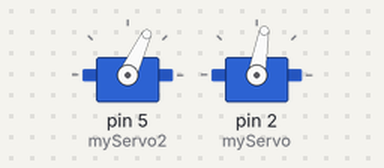
Bench run of a sketch on a simulated Arduino Uno, built with avr-gcc and run on an emulated ATmega328P. Parts: 2 × servo.

Above: at 0.4 s.
At 118.7 s:
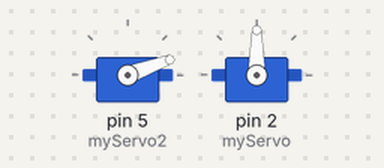
Timing chart, 0 to 120.2 s (numbered marks = the images above):
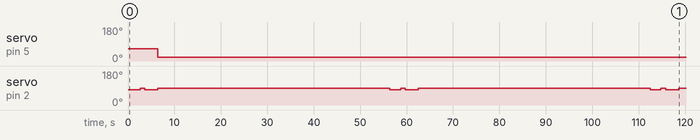

Measured:
- by itself, servo on pin 5 (myServo2): 65° → 20° at 6.4 s
- by itself, servo on pin 2 (myServo): repeats every 56.1 s: 80° 2.8 s, 90° 50.0 s, 80° 2.3 s, 90° 1.0 s

The sketch:

Final_Version.ino
```cpp
#include <Servo.h>

Servo myServo;
Servo myServo2;

void setup() {
  myServo2.attach(5);
  myServo2.write(65);
  delay(300); // Puts the mayor in the initial position
  myServo.attach(2);
}

void loop() {
  myServo.write(80);
  delay(2300); // Starts the pulley movement
  myServo.write(90);
  delay(1000); // Stops pulley movement mid-way, at this point the weapon has been removed and the pause allows it to settle behind the pulley support
  myServo.write(80);
  delay(2800); // Starts pulley movement, sends the character attached to the pulley to the end
  myServo2.write(20);  // Rotates mayor into view
  myServo.write(90); // Stops pulley, gives pause long enough to reset the scene and disconnect from the power
  delay(50000);
}
```
